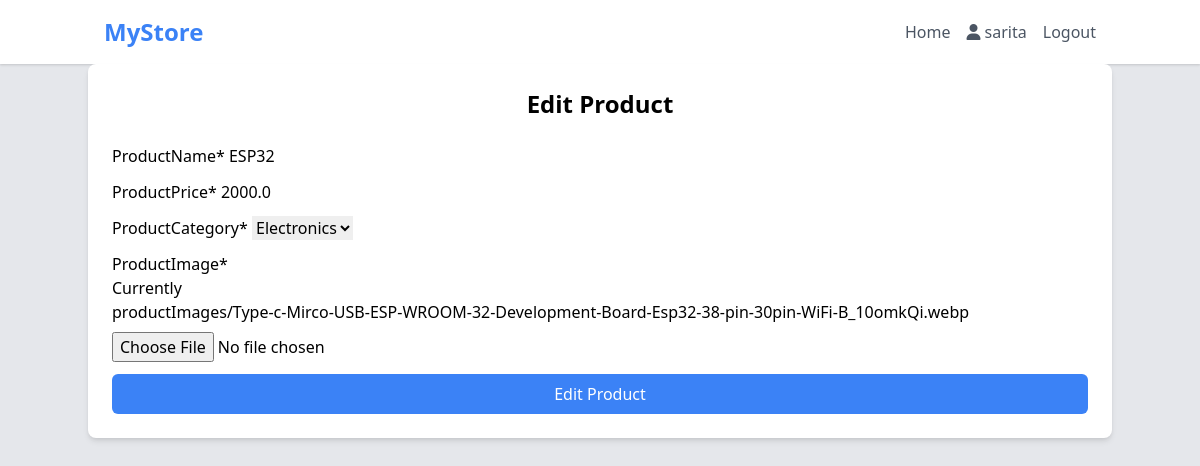
Page /editproduct/7/ (signed in) on the committed database.
### geoapp/models.py (models this page shows, shortened)
class Product(models.Model):
    productOwner = models.ForeignKey(Shop,on_delete = models.CASCADE)
    productName = models.CharField(max_length = 50)
    productPrice = models.FloatField()
    productCategory = models.CharField(max_length = 20,default="Electronics",choices = (
        ("Electronics","Electronics"),
        ("Fashion","Fashion"),
        ("Drinks","Drinks"),
        ("Furniture","Furniture")
    ))
    productImage = models.ImageField(upload_to='productImages/',default='productImages/product_placeholder.png',null=True)

### geoapp/views.py (the view, shortened to what this page needs)
# urls.py: path('editproduct/<int:id>/',views.editproduct,name="editproduct"),
@login_required(login_url='login')
def editproduct(request,id):
    product = Product.objects.get(id=id)
    form = ProductForm(instance = product)
    context = {
        'form':form,
        'product':product
    }
    return render(request,'editproduct.html',context)

### geoapp/forms.py
class ProductForm(ModelForm):
    class Meta:
        fields = '__all__'
        exclude = ['productOwner']
        model = Product

### geoapp/templates/editproduct.html (shortened to what this page needs)
{% extends 'base.html' %}
{% load crispy_forms_tags %}
{% block content %}
<div class="container mx-auto p-6 bg-white rounded-lg shadow-md">
    <h2 class="text-2xl font-bold text-center mb-6">Edit Product</h2>
    <form action="" method="post" enctype="multipart/form-data">
       {{form|crispy}}
        <button type="submit"
            class="w-full bg-blue-500 text-white p-2 rounded-md hover:bg-blue-700 focus:outline-none focus:shadow-outline-blue">
            Edit Product
        </button>
    </form>
</div>
{% endblock %}

### templates/base.html (shortened to what this page needs)
<!DOCTYPE html>
<html lang="en">
<head>
    <link rel="stylesheet" href="https://cdn.jsdelivr.net/npm/tailwindcss@2.2.19/dist/tailwind.min.css">
    <link rel="stylesheet" href="https://cdnjs.cloudflare.com/ajax/libs/font-awesome/6.5.1/css/all.min.css" />
</head>
<body class="bg-gray-200">
    <nav class="bg-white shadow">
        <div class="container mx-auto px-4">
            <div class="flex items-center justify-between py-4">
                <div class="flex items-center">
                    <a href="/" class="text-2xl font-bold text-blue-500">MyStore</a>
                </div>
                <div class="hidden lg:flex space-x-4">
                    <a href="#" class="text-gray-600 hover:text-blue-500">Home</a>
                    <p class="text-gray-600 hover:text-blue-500">
                        <i class="fa-solid fa-user"></i>
                        {{request.user}}</p>
                    <a href="{%url 'logout'%}" class="text-gray-600 hover:text-blue-500 cursor-pointer">Logout</a>
                </div>
            </div>
        </div>
    </nav>
    {%block content%}{%endblock content%}
</body>
</html>

### rows in the picture
Product: productName "ESP32", productPrice "2000.0", productCategory "Electronics"

### other values in the picture
{{ request.user }} "sarita"
